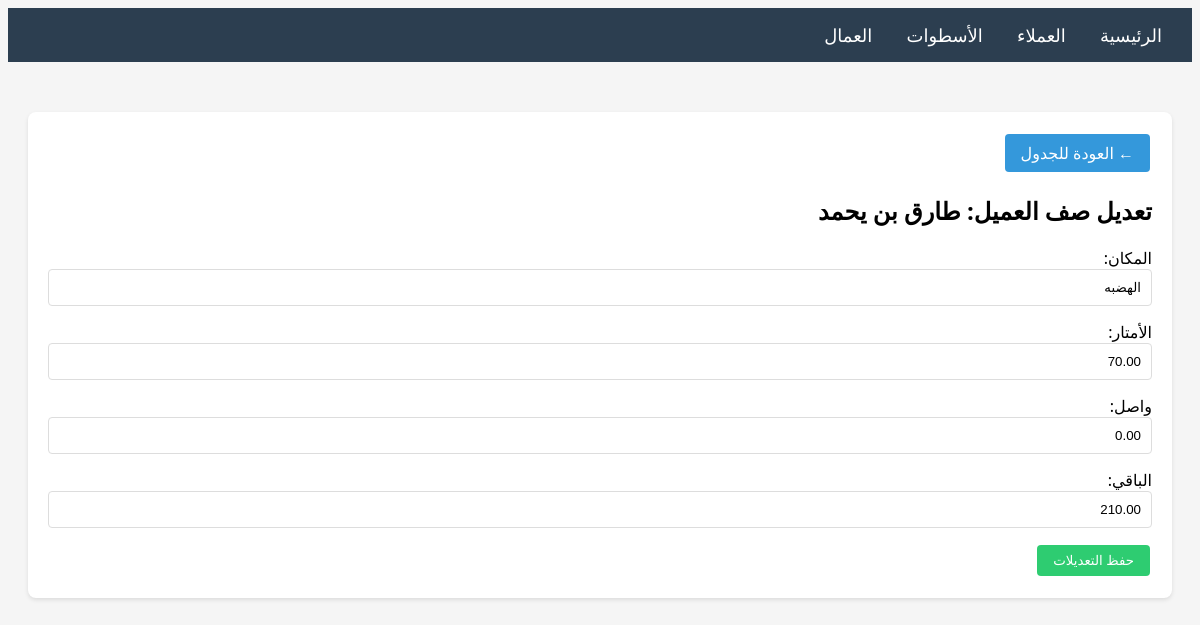
/customer-row/20/edit/, run on the app's committed database.
### main/models.py (models this page shows, shortened)
class CustomerRow(models.Model):
    customer = models.ForeignKey(Customer, on_delete=models.CASCADE, related_name='rows', verbose_name='العميل')
    location = models.CharField(max_length=200, verbose_name='المكان')
    meters = models.DecimalField(max_digits=10, decimal_places=2, default=0, verbose_name='الأمتار')
    received = models.DecimalField(max_digits=10, decimal_places=2, default=0, verbose_name='واصل')
    remaining = models.DecimalField(max_digits=10, decimal_places=2, default=0, verbose_name='الباقي')
    order = models.IntegerField(default=0, verbose_name='الترتيب')
    class Meta:
        verbose_name = 'صف العميل'
        verbose_name_plural = 'صفوف العملاء'
        ordering = ['order', 'id']

class Customer(models.Model):
    name = models.CharField(max_length=200, verbose_name='الاسم')
    phone = models.CharField(max_length=20, verbose_name='رقم الهاتف')
    created_at = models.DateTimeField(auto_now_add=True)
    class Meta:
        verbose_name = 'عميل'
        verbose_name_plural = 'العملاء'
        ordering = ['-created_at']

### main/views.py (the view)
# urls.py: path('customer-row/<int:pk>/edit/', views.customer_row_edit, name='customer_row_edit'),
def customer_row_edit(request, pk):
    row = get_object_or_404(CustomerRow, pk=pk)
    if request.method == 'POST':
        form = CustomerRowForm(request.POST, instance=row)
        if form.is_valid():
            form.save()
            messages.success(request, 'تم تعديل الصف بنجاح')
            return redirect('customer_detail', pk=row.customer.pk)
    else:
        form = CustomerRowForm(instance=row)
    return render(request, 'main/customer_row_edit.html', {'form': form, 'row': row})

### main/forms.py
class CustomerRowForm(forms.ModelForm):
    class Meta:
        model = CustomerRow
        fields = ['location', 'meters', 'received', 'remaining']
        widgets = {
            'location': forms.TextInput(attrs={'class': 'form-control', 'placeholder': 'المكان'}),
            'meters': forms.NumberInput(attrs={'class': 'form-control', 'placeholder': 'الأمتار', 'step': '0.01'}),
            'received': forms.NumberInput(attrs={'class': 'form-control', 'placeholder': 'واصل', 'step': '0.01'}),
            'remaining': forms.NumberInput(attrs={'class': 'form-control', 'placeholder': 'الباقي', 'step': '0.01'}),
        }

### main/templates/main/customer_row_edit.html (shortened to what this page needs)
{% extends 'main/base.html' %}
{% block content %}
<div class="card">
    <a href="{% url 'customer_detail' row.customer.pk %}" class="btn btn-primary">← العودة للجدول</a>
    <h2>تعديل صف العميل: {{ row.customer.name }}</h2>
    <form method="POST">
        <div class="form-group">
            <label>المكان:</label>
            {{ form.location }}
        </div>
        <div class="form-group">
            <label>الأمتار:</label>
            {{ form.meters }}
        </div>
        <div class="form-group">
            <label>واصل:</label>
            {{ form.received }}
        </div>
        <div class="form-group">
            <label>الباقي:</label>
            {{ form.remaining }}
        </div>
        <button type="submit" class="btn btn-success">حفظ التعديلات</button>
    </form>
</div>
{% endblock %}

### static/css/style.css (style rules this page uses)
body { direction: rtl; text-align: right; font-family: 'Segoe UI', Tahoma, Geneva, Verdana, sans-serif; background-color: #f5f5f5; }
.card { background: white; border-radius: 8px; padding: 20px; margin-bottom: 20px; box-shadow: 0 2px 4px rgba(0,0,0,0.1); }
.btn { padding: 8px 16px; border: none; border-radius: 4px; cursor: pointer; text-decoration: none; display: inline-block; margin: 2px; }
.btn-primary { background-color: #3498db; color: white; }
.btn-success { background-color: #2ecc71; color: white; }
.form-group { margin-bottom: 15px; }
.form-control { width: 100%; padding: 10px; border: 1px solid #ddd; border-radius: 4px; box-sizing: border-box; }
input[type="number"] { text-align: right; }

### data on the page
CustomerRow: customer.name "طارق بن يحمد", location "الهضبه", meters "70.00", received "0.00", remaining "210.00"
